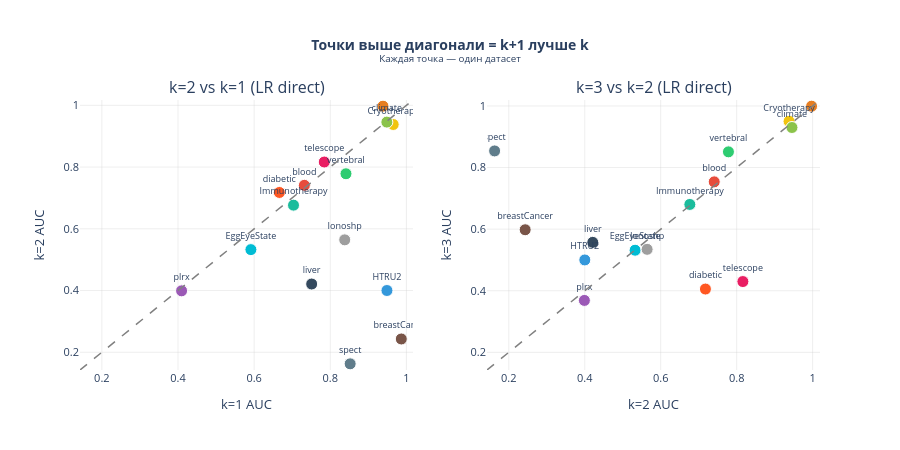

Source (notebook cell):
### Markdown cell above
### 6.4 Scatter: k=1 vs k=2 vs k=3 (каждая точка — один датасет)

### Code cell
fig_scatter = make_subplots(
    rows=1, cols=2,
    subplot_titles=['k=2 vs k=1 (LR direct)', 'k=3 vs k=2 (LR direct)'],
)

for col_idx, (id_x, id_y, xlabel, ylabel) in enumerate([
    ('k1_lr_direct', 'k2_lr_direct', 'k=1 AUC', 'k=2 AUC'),
    ('k2_lr_direct', 'k3_lr_direct', 'k=2 AUC', 'k=3 AUC'),
], start=1):
    xs = [all_results[n][id_x]['auc_mean'] for n in ds_names]
    ys = [all_results[n][id_y]['auc_mean'] for n in ds_names]

    fig_scatter.add_trace(
        go.Scatter(
            x=xs, y=ys, mode='markers+text',
            text=ds_names, textposition='top center',
            textfont=dict(size=9),
            marker=dict(size=12, color=[ds_colors[n] for n in ds_names],
                        line=dict(width=1, color='white')),
            showlegend=False,
        ),
        row=1, col=col_idx,
    )
    # Диагональ y=x
    lo, hi = min(xs + ys) - 0.02, max(xs + ys) + 0.02
    fig_scatter.add_trace(
        go.Scatter(x=[lo, hi], y=[lo, hi], mode='lines',
                   line=dict(dash='dash', color='gray', width=1.5),
                   showlegend=False),
        row=1, col=col_idx,
    )
    fig_scatter.update_xaxes(title_text=xlabel, range=[lo, hi], row=1, col=col_idx)
    fig_scatter.update_yaxes(title_text=ylabel, range=[lo, hi], row=1, col=col_idx)

fig_scatter.update_layout(
    title=dict(
        text='<b>Точки выше диагонали = k+1 лучше k</b><br>'
             '<sup>Каждая точка — один датасет</sup>',
        x=0.5, font_size=14,
    ),
    plot_bgcolor='white', height=450, font=dict(size=11),
)
fig_scatter.update_xaxes(showgrid=True, gridcolor='rgba(200,200,200,0.3)')
fig_scatter.update_yaxes(showgrid=True, gridcolor='rgba(200,200,200,0.3)')
fig_scatter.show()

### Figure 1 — Plotly figure (JSON) as saved in the notebook; plotly's stock layout.template omitted (floating-point values rounded to 4 significant figures)
{"data": [{"marker": {"color": ["#e74c3c", "#e67e22", "#f1c40f", "#2ecc71", "#1abc9c", "#3498db", "#9b59b6", "#34495e", "#e91e63", "#00bcd4", "#8bc34a", "#ff5722", "#607d8b", "#795548", "#9e9e9e"], "line": {"color": "white", "width": 1}, "size": 12}, "mode": "markers+text", "showlegend": false, "text": ["blood", "Banknote", "Cryotherapy", "vertebral", "Immunotherapy", "HTRU2", "plrx", "liver", "telescope", "EggEyeState", "climate", "diabetic", "spect", "breastCancer", "Ionoshp"], "textfont": {"size": 9}, "textposition": "top center", "type": "scatter", "x": [0.7319, 0.9384, 0.9652, 0.8412, 0.7034, 0.9488, 0.4094, 0.7511, 0.7842, 0.5915, 0.9486, 0.6662, 0.8522, 0.9865, 0.8379], "xaxis": "x", "y": [0.7409, 0.9972, 0.9379, 0.7783, 0.6767, 0.4001, 0.399, 0.4211, 0.8164, 0.5326, 0.9456, 0.7177, 0.1626, 0.2431, 0.5642], "yaxis": "y"}, {"line": {"color": "gray", "dash": "dash", "width": 1.5}, "mode": "lines", "showlegend": false, "type": "scatter", "x": [0.1426, 1.017], "xaxis": "x", "y": [0.1426, 1.017], "yaxis": "y"}, {"marker": {"color": ["#e74c3c", "#e67e22", "#f1c40f", "#2ecc71", "#1abc9c", "#3498db", "#9b59b6", "#34495e", "#e91e63", "#00bcd4", "#8bc34a", "#ff5722", "#607d8b", "#795548", "#9e9e9e"], "line": {"color": "white", "width": 1}, "size": 12}, "mode": "markers+text", "showlegend": false, "text": ["blood", "Banknote", "Cryotherapy", "vertebral", "Immunotherapy", "HTRU2", "plrx", "liver", "telescope", "EggEyeState", "climate", "diabetic", "spect", "breastCancer", "Ionoshp"], "textfont": {"size": 9}, "textposition": "top center", "type": "scatter", "x": [0.7409, 0.9972, 0.9379, 0.7783, 0.6767, 0.4001, 0.399, 0.4211, 0.8164, 0.5326, 0.9456, 0.7177, 0.1626, 0.2431, 0.5642], "xaxis": "x2", "y": [0.7535, 0.9994, 0.9502, 0.851, 0.6802, 0.5, 0.3686, 0.5571, 0.4298, 0.5316, 0.9301, 0.4055, 0.854, 0.5981, 0.5344], "yaxis": "y2"}, {"line": {"color": "gray", "dash": "dash", "width": 1.5}, "mode": "lines", "showlegend": false, "type": "scatter", "x": [0.1426, 1.019], "xaxis": "x2", "y": [0.1426, 1.019], "yaxis": "y2"}], "layout": {"annotations": [{"font": {"size": 16}, "showarrow": false, "text": "k=2 vs k=1 (LR direct)", "x": 0.225, "xanchor": "center", "xref": "paper", "y": 1, "yanchor": "bottom", "yref": "paper"}, {"font": {"size": 16}, "showarrow": false, "text": "k=3 vs k=2 (LR direct)", "x": 0.775, "xanchor": "center", "xref": "paper", "y": 1, "yanchor": "bottom", "yref": "paper"}], "font": {"size": 11}, "height": 450, "plot_bgcolor": "white", "title": {"font": {"size": 14}, "text": "<b>Точки выше диагонали = k+1 лучше k</b><br><sup>Каждая точка — один датасет</sup>", "x": 0.5}, "xaxis": {"anchor": "y", "domain": [0, 0.45], "gridcolor": "rgba(200,200,200,0.3)", "range": [0.1426, 1.017], "showgrid": true, "title": {"text": "k=1 AUC"}}, "xaxis2": {"anchor": "y2", "domain": [0.55, 1], "gridcolor": "rgba(200,200,200,0.3)", "range": [0.1426, 1.019], "showgrid": true, "title": {"text": "k=2 AUC"}}, "yaxis": {"anchor": "x", "domain": [0, 1], "gridcolor": "rgba(200,200,200,0.3)", "range": [0.1426, 1.017], "showgrid": true, "title": {"text": "k=2 AUC"}}, "yaxis2": {"anchor": "x2", "domain": [0, 1], "gridcolor": "rgba(200,200,200,0.3)", "range": [0.1426, 1.019], "showgrid": true, "title": {"text": "k=3 AUC"}}}}
